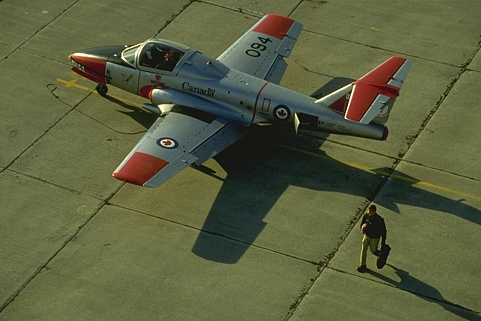
#> input picture 37073.jpg, 481 x 321 px
$ python Demo_segmentation.py
#> lines starting #> are read from the running program, lines starting #| are printed output that depends on the picture
### sequential_segmentation.py
# -*- coding: utf-8 -*-
"""
@author:

Saglam, Ali, & Baykan, N. A. (2017).

"Sequential image segmentation based on min- imum spanning tree representation".

Pattern Recognition Letters, 87 , 155–162.

https://doi.org/10.1016/j.patrec.2016.06.001 .

"""

import numpy as np
from fibheap import *
import math
import sys

# --------------------------------------------------------------------------------
# Segment an image:
# Returns a color image representing the segmentation.
#
# Inputs:
#           in_image: image to segment.
#           sigma: to smooth the image.
#           k: constant for threshold function.
#           min_size: minimum component size (enforced by post-processing stage).
#
# Returns:
#           num_ccs: number of connected components in the segmentation.
# --------------------------------------------------------------------------------

def sequential_segmentation(img, m = 3, l = "scale"):

    rows, cols, bands = img.shape

    ###################################################

    nodes, psr, mst = create_PSR_MST(img)

    ###################################################

    if l == "scale":
        l = int(math.sqrt(rows * cols) / 2)

    print("l : ",l)

    print("m : ",m)

    psrlen = len(psr)
    sumdiff = float(0)
    for i in range(1, psrlen):
        sumdiff += abs(psr[i][0] - psr[i - 1][0])
    c = float(sumdiff / (psrlen - 1))
    c *= m

    print("c : ",c)

    ###################################################

    labels = S_MST_segmentation(psr, mst, l, c)

    ###################################################


    labels = np.reshape(labels,(rows, cols))

    return labels


def create_PSR_MST(in_image):
    height, width, band = in_image.shape

    in_image = np.float64(in_image)


    nodesize = height * width;
    nodes = np.zeros(shape=(nodesize, 9), dtype=object);
    nodes[:,:] = -1

    # build graph
    edgessize = 2 * ((width * height * 4) - (3 * (width + height)) + 2)
    edges = np.zeros(shape=(edgessize, 3), dtype=object)
    nnum = int(0)
    enum = 0
    for y in range(height):
        for x in range(width):
            nnum = int(y * width + x)
            if x < width - 1:
                edges[enum, 0] = np.linalg.norm(in_image[y, x] - in_image[y, x + 1])
                edges[enum, 1] = nnum
                edges[enum, 2] = int(y * width + (x + 1))
                nodes[edges[enum, 1],5] = enum
                enum += 1
                edges[enum, 0] = edges[enum - 1, 0]
                edges[enum, 1] = edges[enum - 1, 2]
                edges[enum, 2] = edges[enum - 1, 1]
                nodes[edges[enum, 1],4] = enum
                enum += 1
            if y < height - 1:
                edges[enum, 0] = np.linalg.norm(in_image[y, x] - in_image[y + 1, x])
                edges[enum, 1] = nnum
                edges[enum, 2] = int((y + 1) * width + x)
                nodes[edges[enum, 1],7] = enum
                enum += 1
                edges[enum, 0] = edges[enum - 1, 0]
                edges[enum, 1] = edges[enum - 1, 2]
                edges[enum, 2] = edges[enum - 1, 1]
                nodes[edges[enum, 1],2] = enum
                enum += 1
            if (x < width - 1) and (y < height - 1):
                edges[enum, 0] = np.linalg.norm(in_image[y, x] - in_image[y + 1, x + 1])
                edges[enum, 1] = nnum
                edges[enum, 2] = int((y + 1) * width + (x + 1))
                nodes[edges[enum, 1],8] = enum
                enum += 1
                edges[enum, 0] = edges[enum - 1, 0]
                edges[enum, 1] = edges[enum - 1, 2]
                edges[enum, 2] = edges[enum - 1, 1]
                nodes[edges[enum, 1],1] = enum
                enum += 1
            if (x < width - 1) and (y < height - 1):
                edges[enum, 0] = np.linalg.norm(in_image[y, x + 1] - in_image[y + 1, x])
                edges[enum, 1] = int(y * width + (x + 1))
                edges[enum, 2] = int((y + 1) * width + x)
                nodes[edges[enum, 1],6] = enum
                enum += 1
                edges[enum, 0] = edges[enum - 1, 0]
                edges[enum, 1] = edges[enum - 1, 2]
                edges[enum, 2] = edges[enum - 1, 1]
                nodes[edges[enum, 1],3] = enum
                enum += 1

    edges = edges.tolist()
    for i in range(edgessize):
        edges[i] = tuple(edges[i])

    psr_mst = np.zeros(nodesize - 1, dtype=tuple)
    count = 0

    heap = makefheap()

    current = 0
    nodes[current,0] = 0

    mst = [[]] * nodesize

    for i in range(nodesize):
        mst[i] = []

    while True:
        for i in range(1,9):
            edgenum = nodes[current,i]
            if edgenum == -1:
                continue
            if nodes[edges[edgenum][2],0] == -1:
                fheappush(heap, edges[edgenum])
                nodes[edges[edgenum][2],0] = 0

        psr_mst[count] = heap.extract_min().key

        mst[psr_mst[count][1]].append(psr_mst[count][2])
        mst[psr_mst[count][2]].append(psr_mst[count][1])

        current = psr_mst[count][2]
        count += 1;

        if (heap.num_nodes == 0):
            break

    psr_mst = psr_mst.tolist()

    return nodes, psr_mst, mst


# [76 lines left out: functions S_MST_segmentation, labelNodes, not called in this run]


### Demo_segmentation.py
# -*- coding: utf-8 -*-
"""
@author:

Saglam, Ali, & Baykan, N. A. (2017).

"Sequential image segmentation based on min- imum spanning tree representation".

Pattern Recognition Letters, 87 , 155–162.

https://doi.org/10.1016/j.patrec.2016.06.001 .
"""

from sequential_segmentation import sequential_segmentation
import cv2 as cv
import matplotlib.pyplot as plt
import numpy as np
from skimage.color import label2rgb

img = cv.imread("37073.jpg")
#> img is the input picture: shape (321, 481, 3); mean B, G, R 62.9, 95.5, 90.5

img = cv.GaussianBlur(img,(5,5),1.5)
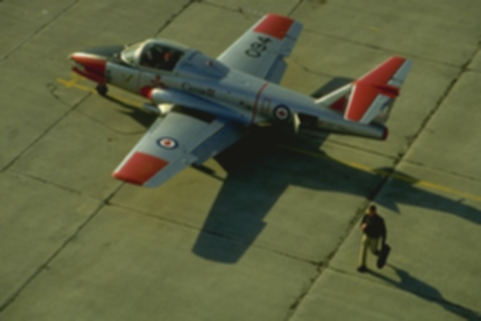
#> img: shape (321, 481, 3); mean B, G, R 62.9, 95.5, 90.5

###################################################

labels = sequential_segmentation(img, m = 3, l = "scale")
#> after the loop in create_PSR_MST, `for y in range(height):`: enum = 1230400
#> in create_PSR_MST, `edges = edges.tolist()`: edges = 1230400 items
#> (the run stopped early here; a loop or call above may not have finished)
